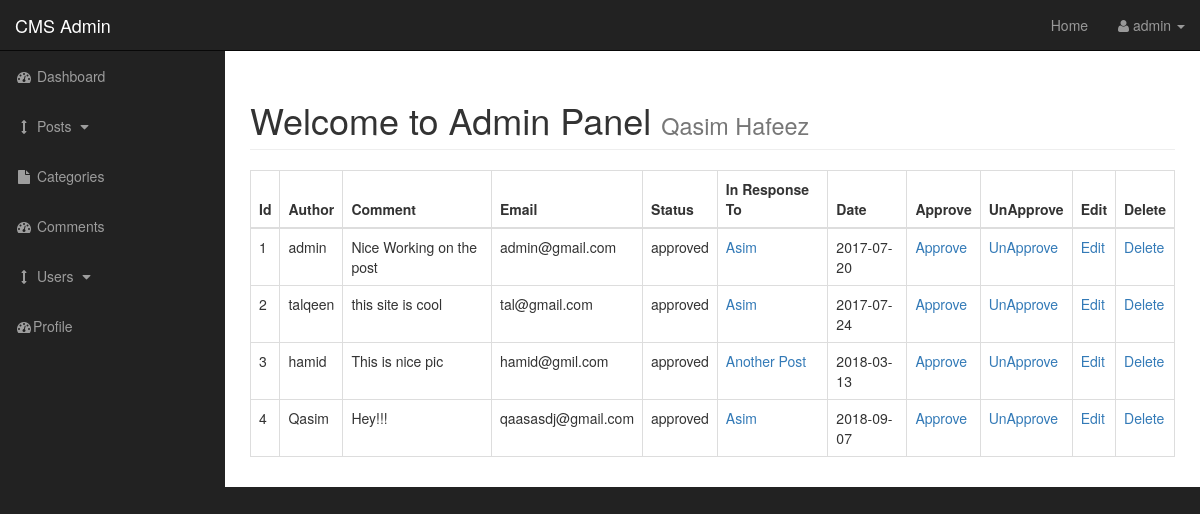
The app's page /blog_admin_access/comments.php (signed in) with its own data.
### tables this page shows
CREATE TABLE `comments` (
  `cmt_id` int(11) NOT NULL,
  `cmt_post_id` int(3) NOT NULL,
  `cmt_author` varchar(255) NOT NULL,
  `cmt_email` varchar(255) NOT NULL,
  `cmt_content` text NOT NULL,
  `cmt_status` varchar(255) NOT NULL DEFAULT 'unapproved',
  `cmt_date` date NOT NULL
);

CREATE TABLE `posts` (
  `post_id` int(3) NOT NULL,
  `post_cat_id` int(3) NOT NULL,
  `post_title` varchar(255) NOT NULL,
  `post_author` varchar(255) NOT NULL,
  `post_date` date NOT NULL,
  `post_image` text NOT NULL,
  `post_content` text NOT NULL,
  `post_tags` varchar(255) NOT NULL,
  `post_comment_count` int(11) NOT NULL,
  `post_status` varchar(255) NOT NULL DEFAULT 'draft',
  `post_view_count` int(11) NOT NULL
);

### blog_admin_access/includes/view_all_comments.php (the view, shortened to what this page needs)
<table class="table table-bordered table-hover">
    <thead>
        <tr>
            <th>Id</th>
            <th>Author</th>
            <th>Comment</th>
            <th>Email</th>
            <th>Status</th>
            <th>In Response To</th>
            <th>Date</th>
            <th>Approve</th>
            <th>UnApprove</th>
            <th>Edit</th>
            <th>Delete</th>
        </tr>
    </thead>
    <tbody>
<?php
    $query = "SELECT * from comments";
    $result = mysqli_query($connection, $query);
    while($row = mysqli_fetch_assoc($result))
    {
        $cmt_id = $row['cmt_id'];
        $cmt_post_id = $row['cmt_post_id'];
        $cmt_author = $row['cmt_author'];
        $cmt_content = $row['cmt_content'];
        $cmt_email = $row['cmt_email'];
        $cmt_status = $row['cmt_status'];
        $cmt_date = $row['cmt_date'];
        echo "<tr>";
        echo "<td>$cmt_id</td>";
        echo "<td>$cmt_author</td>";
        echo "<td>$cmt_content</td>";
        echo "<td>$cmt_email</td>";
        echo "<td>$cmt_status</td>";
        $query = "SELECT * FROM posts WHERE post_id = $cmt_post_id";
        $get_post_id = mysqli_query($connection, $query);
        while($row = mysqli_fetch_assoc($get_post_id)){
            $post_id = $row["post_id"];
            $post_title = $row["post_title"];
            echo "<td><a href='../post.php?p_id=$post_id'>$post_title</a></td>";
        }
        echo "<td>$cmt_date</td>";
        echo "<td><a href='comments.php?approve=$cmt_id'>Approve</a></td>";
        echo "<td><a href='comments.php?unapprove=$cmt_id'>UnApprove</a></td>";
        echo "<td><a href='comments.php?edit=$cmt_id'>Edit</a></td>";
        echo "<td><a href='comments.php?delete=$cmt_id'>Delete</a></td>";
        echo "</tr>";
    }
?>
    </tbody>
</table>

### blog_admin_access/includes/admin_header.php (shortened to what this page needs)
<!DOCTYPE html>
<html lang="en">
<head>
    <link href="css/bootstrap.min.css" rel="stylesheet">
    <link href="css/sb-admin.css" rel="stylesheet">
    <link rel="stylesheet" href="css/style.css">
    <link href="font-awesome/css/font-awesome.min.css" rel="stylesheet" type="text/css">
</head>
<body>

### blog_admin_access/comments.php (shortened to what this page needs)
<?php include "includes/admin_header.php"?>
    <div id="wrapper">
       <?php include "includes/admin_navigation.php" ?>
        <div id="page-wrapper">
            <div class="container-fluid">
                <div class="row">
                    <div class="col-lg-12">
                        <h1 class="page-header">
                            Welcome to Admin Panel
                            <small><?php echo $_SESSION['firstname']." ".$_SESSION['lastname']; ?></small>
                        </h1>
<?php
    if(isset($_GET['source']))
    {
        $source = $_GET['source'];
    }
    else
    {
        $source = "";
    }
    switch($source)
    {
        default;
            include "includes/view_all_comments.php";
            break;
    }
?>
                    </div>
            </div>
        </div>
    <?php include "includes/admin_footer.php" ?>

### blog_admin_access/includes/admin_navigation.php (shortened to what this page needs)
<nav class="navbar navbar-inverse navbar-fixed-top" role="navigation">
    <div class="navbar-header">
        <a class="navbar-brand" href="index.php">CMS Admin</a>
    </div>
    <ul class="nav navbar-right top-nav">
       <li><a href="../index.php">Home</a></li>
        <li class="dropdown">
            <a href="#" class="dropdown-toggle" data-toggle="dropdown"><i class="fa fa-user"></i> <?php
                echo $_SESSION['username']; ?> <b class="caret"></b></a>
        </li>
    </ul>
    <div class="collapse navbar-collapse navbar-ex1-collapse">
        <ul class="nav navbar-nav side-nav">
            <li>
                <a href="index.php"><i class="fa fa-fw fa-dashboard"></i> Dashboard</a>
            </li>
            <li>
                <a href="javascript:;" data-toggle="collapse" data-target="#post_dropd"><i class="fa fa-fw fa-arrows-v"></i> Posts <i class="fa fa-fw fa-caret-down"></i></a>
            </li>
            <li>
                <a href="./categories.php"><i class="fa fa-fw fa-file"></i> Categories</a>
            </li>
            <li>
                <a href="./comments.php"><i class="fa fa-fw fa-dashboard"></i> Comments</a>
            </li>
            <li>
                <a href="javascript:;" data-toggle="collapse" data-target="#demo"><i class="fa fa-fw fa-arrows-v"></i> Users <i class="fa fa-fw fa-caret-down"></i></a>
            </li>
            <li>
                <a href="profile.php"><i class="fa fa-fw fa-dashboard"></i>Profile</a>
            </li>
        </ul>
    </div>
</nav>

### blog_admin_access/includes/admin_footer.php (shortened to what this page needs)
</div>
</body>
</html>

### blog_admin_access/css/sb-admin.css (style rules this page uses)
body { margin-top: 100px; background-color: #222; }
@media (min-width:768px) { body { margin-top: 50px; } }
#wrapper { padding-left: 0; }
#page-wrapper { width: 100%; padding: 0; background-color: #fff; }
@media (min-width:768px) { #wrapper { padding-left: 225px; } }
@media (min-width:768px) { #page-wrapper { padding: 10px; } }
.top-nav { padding: 0 15px; }
.top-nav>li { display: inline-block; float: left; }
.top-nav>li>a { padding-top: 15px; padding-bottom: 15px; line-height: 20px; color: #999; }
@media (min-width:768px) { .side-nav { position: fixed; top: 51px; left: 225px; width: 225px; margin-left: -225px; border: none; border-radius: 0; overflow-y: auto; background-color: #222; } }
@media (min-width:768px) { .side-nav>li>a { width: 225px; } }

### records on screen
comments: cmt_id "1", cmt_author "admin", cmt_content "Nice Working on the post", cmt_email "admin@gmail.com", cmt_status "approved", cmt_date "2017-07-20"
posts: post_title "Asim"
comments: cmt_id "2", cmt_author "talqeen", cmt_content "this site is cool", cmt_email "tal@gmail.com", cmt_status "approved", cmt_date "2017-07-24"
comments: cmt_id "3", cmt_author "hamid", cmt_content "This is nice pic", cmt_email "hamid@gmil.com", cmt_status "approved", cmt_date "2018-03-13"
posts: post_title "Another Post"
comments: cmt_id "4", cmt_author "Qasim", cmt_content "Hey!!!", cmt_email "qaasasdj@gmail.com", cmt_status "approved", cmt_date "2018-09-07"

### other values on screen
$_SESSION['username'] "admin"
$_SESSION['firstname'] "Qasim"
$_SESSION['lastname'] "Hafeez"
